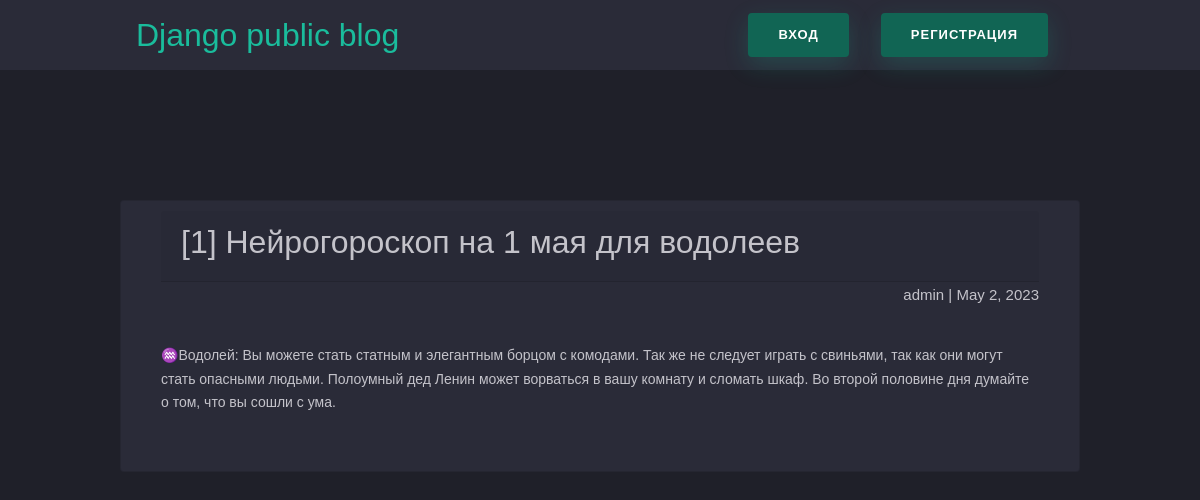
The app's page /article/2 with its own data.
### articles2/models.py (models this page shows, shortened)
class Article(models.Model):
    title = models.CharField(max_length=200)
    author = models.ForeignKey(User, on_delete=models.CASCADE)
    text = models.TextField()
    created_date = models.DateField(auto_now_add=True)

### articles2/views.py (the view)
# urls.py: re_path(r'^article/(?P<article_id>\d+)$', views.get_article, name='get_article'),
def get_article(request, article_id):
	try:
		post = Article.objects.get(id=article_id)
		return render(request, 'article.html', {"post": post})
	except Article.DoesNotExist:
		raise Http404

### articles2/templates/article.html (shortened to what this page needs)
<head>
    <link rel="stylesheet" href="https://cdn.jsdelivr.net/npm/bootstrap@4.3.1/dist/css/bootstrap.min.css">
</head>
<body>
	<div class="nav-wrapper">
	<nav class="navbar navbar-dark justify-content-between my-auto">
		<a href="/">Django public blog</a>
		{% if request.user.is_authenticated %}
		<div class="d-flex my-auto">
			<p class="my-auto username-label">{{ user.username }}</p>
			<a href="/logout"><button class="btn btn-outline-success mx-3">Выйти</button></a>
			<a href="/article/new"><button class="btn btn-outline-success mx-3">Написать статью</button></a>
		</div>
		{% else %}
		<div class="d-flex my-auto">
			<a href="/login"><button class="btn mx-3">Вход</button></a>
			<a href="register"><button class="btn btn-outline-success mx-3" type="submit">Регистрация</button></a>
		</div>
		{% endif %}
	  </nav>
	</div>
	<div class="archive">
		<div class="card mb-4 pb-4">
				<div class="card-header">
					<h2 class="post-title">{{ post.title }}</h2>
				</div>
				<div class="article-info">
					<span>{{ post.author.username }}</span>   |   <span>{{ post.created_date }}</span>
				</div>
				<p class="article-text">{{ post.text|linebreaks }}</p>
		</div>
	</div>
	</body>

### articles2/templates/article.html (style rules this page uses)
nav > a { font-size: xx-large; }
.article-info, nav { margin-right: 0; margin-left: auto; margin-bottom: 20px; }
.card { background-color: #2a2b38; padding: 10px 40px; }
.nav-wrapper { background-color: #2a2b38; position: fixed; width: 100%; z-index: 100; border-bottom: #1f2029 solid 10px; }
.btn { border-radius: 4px; height: 44px; font-size: 13px; font-weight: 600; text-transform: uppercase; -webkit-transition: all 200ms linear; transition: all 200ms linear; padding: 0 30px; letter-spacing: 1px; display: -webkit-inline-flex; display: -ms-inline-flexbox; display: inline-flex; -webkit-align-items: center; -moz-align-items: center; -ms-align-items: center; align-items: center; -webkit-justify-content: center; -moz-justify-content: center; -ms-justify-content: center; justify-content: center; -ms-flex-pack: center; text-align: center; border: none; background-color: #116554; color: #ffffff; box-shadow: 0 8px 24px 0 #1abc9c33; }
body { font-family: 'Poppins', sans-serif; font-weight: 300; font-size: 15px; line-height: 1.7; color: #c4c3ca; background-color: #1f2029; overflow-x: hidden; }
a { cursor: pointer; transition: all 200ms linear; color: #1abc9c; text-decoration: none; }
p { font-weight: 500; font-size: 14px; line-height: 1.7; }
.archive, nav { width: 960px; margin-left: auto; margin-right: auto; }
.archive { padding-top: 200px; }

### records on screen
Article: title "[1] Нейрогороскоп на 1 мая для водолеев", author.username "admin", created_date "May 2, 2023", text "♒️Водолей: Вы можете стать статным и элегантным борцом с комодами. Так же не следует играть с свиньями, так как они могут стать опасными людьми. Полоумный дед Ленин может ворваться в вашу комнату и сломать шкаф. Во второй половине дня думайте о том, что вы сошли с ума."
